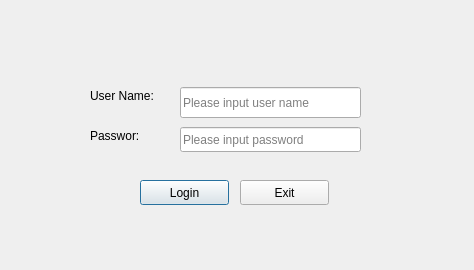
<?xml version="1.0" encoding="UTF-8"?>
<ui version="4.0">
 <class>LoginDialog</class>
 <widget class="QDialog" name="LoginDialog">
  <property name="geometry">
   <rect>
    <x>0</x>
    <y>0</y>
    <width>474</width>
    <height>270</height>
   </rect>
  </property>
  <property name="windowTitle">
   <string>Login dialog</string>
  </property>
  <widget class="QLabel" name="label">
   <property name="geometry">
    <rect>
     <x>90</x>
     <y>87</y>
     <width>91</width>
     <height>17</height>
    </rect>
   </property>
   <property name="text">
    <string>User Name:</string>
   </property>
  </widget>
  <widget class="QLabel" name="label_2">
   <property name="geometry">
    <rect>
     <x>90</x>
     <y>127</y>
     <width>67</width>
     <height>17</height>
    </rect>
   </property>
   <property name="text">
    <string>Passwor:</string>
   </property>
  </widget>
  <widget class="QLineEdit" name="UserlineEdit">
   <property name="geometry">
    <rect>
     <x>180</x>
     <y>87</y>
     <width>181</width>
     <height>31</height>
    </rect>
   </property>
   <property name="placeholderText">
    <string>Please input user name</string>
   </property>
  </widget>
  <widget class="QLineEdit" name="PasswdlineEdit">
   <property name="geometry">
    <rect>
     <x>180</x>
     <y>127</y>
     <width>181</width>
     <height>25</height>
    </rect>
   </property>
   <property name="echoMode">
    <enum>QLineEdit::Password</enum>
   </property>
   <property name="placeholderText">
    <string>Please input password</string>
   </property>
  </widget>
  <widget class="QPushButton" name="loginButton">
   <property name="geometry">
    <rect>
     <x>140</x>
     <y>180</y>
     <width>89</width>
     <height>25</height>
    </rect>
   </property>
   <property name="text">
    <string>Login</string>
   </property>
  </widget>
  <widget class="QPushButton" name="exitButton">
   <property name="geometry">
    <rect>
     <x>240</x>
     <y>180</y>
     <width>89</width>
     <height>25</height>
    </rect>
   </property>
   <property name="text">
    <string>Exit</string>
   </property>
  </widget>
 </widget>
 <resources/>
 <connections>
  <connection>
   <sender>exitButton</sender>
   <signal>clicked()</signal>
   <receiver>LoginDialog</receiver>
   <slot>close()</slot>
   <hints>
    <hint type="sourcelabel">
     <x>257</x>
     <y>193</y>
    </hint>
    <hint type="destinationlabel">
     <x>349</x>
     <y>238</y>
    </hint>
   </hints>
  </connection>
 </connections>
</ui>
